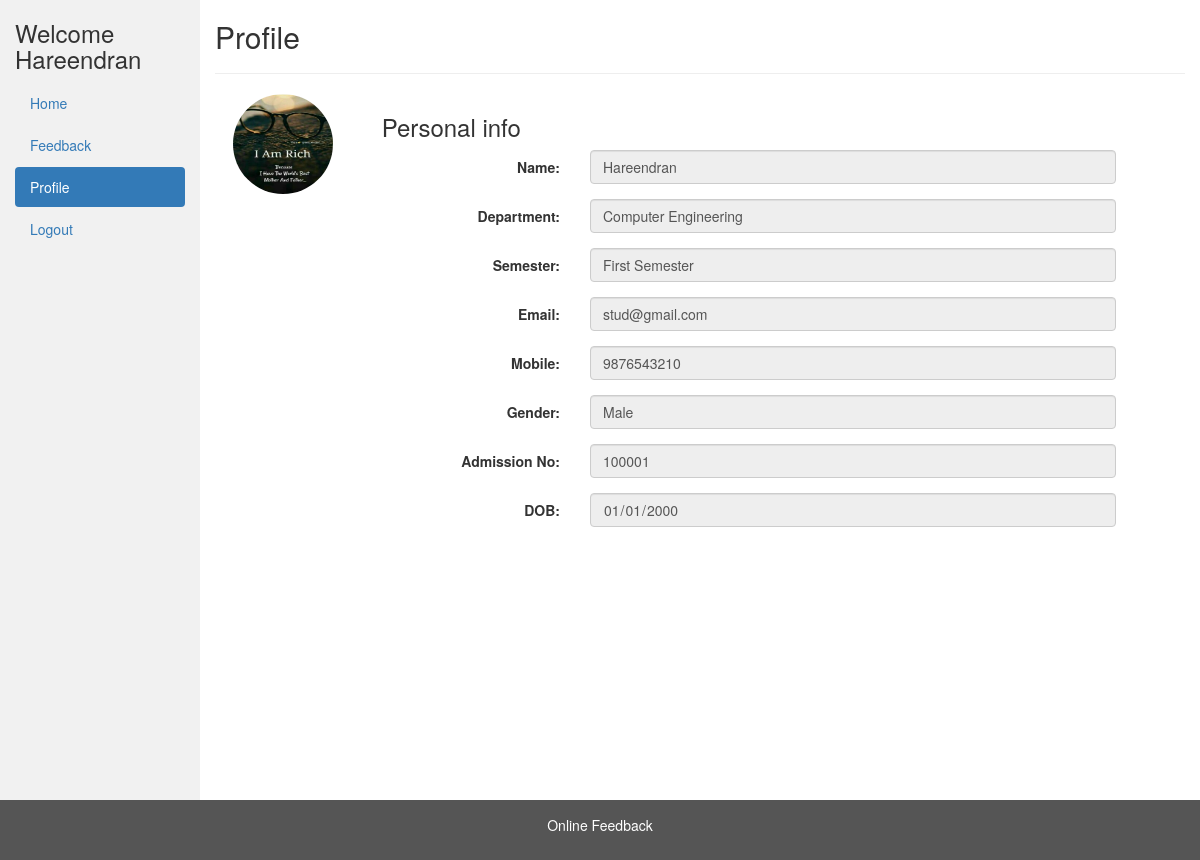
Page /student/student_profile.php?status=success (signed in) on the committed database.
### tables this page shows
CREATE TABLE IF NOT EXISTS `student` (
  `id` int(11) NOT NULL AUTO_INCREMENT,
  `name` char(40) NOT NULL,
  `gender` int(11) NOT NULL,
  `email` varchar(40) NOT NULL,
  `mobile` bigint(11) NOT NULL,
  `department_id` int(11) NOT NULL,
  `semester_id` int(10) NOT NULL,
  `image` varchar(50) NOT NULL DEFAULT '../img/no_image.jpg',
  `dob` date NOT NULL,
  `regid` int(11) NOT NULL,
  `feedback_submitted` int(11) NOT NULL DEFAULT 0,
  PRIMARY KEY (`id`),
  UNIQUE KEY `regid` (`regid`)
);

CREATE TABLE IF NOT EXISTS `department` (
  `id` int(11) NOT NULL,
  `name` varchar(250) NOT NULL,
  PRIMARY KEY (`id`)
);

CREATE TABLE IF NOT EXISTS `semester` (
  `id` int(11) NOT NULL,
  `name` varchar(250) NOT NULL,
  PRIMARY KEY (`id`)
);

### student/student_profile.php (the view, shortened to what this page needs)
<?php
include_once '../database/dbconfig.php';
$user_id = $_SESSION['login_user_id'];
$sql = "SELECT * FROM `student` WHERE `id` = ".$user_id;
$result_query = mysqli_query($conn, $sql);
$row = mysqli_fetch_array($result_query);
$name = $row['name'];
$department_id = $row['department_id'];
$dep_sql = "SELECT * FROM `department` WHERE `id` = " . $department_id;
$dep_result = mysqli_query($conn, $dep_sql);
$dep_row = mysqli_fetch_array($dep_result);
$department = $dep_row['name'];
$semester_id = $row['semester_id'];
$sem_sql = "SELECT * FROM `semester` WHERE `id` = " . $semester_id;
$sem_result = mysqli_query($conn, $sem_sql);
$sem_row = mysqli_fetch_array($sem_result);
$semester = $sem_row['name'];
$email = $row['email'];
$mobile = $row['mobile'];
$gender = $row['gender'];
$regid = $row['regid'];
$dob = $row['dob'];
$image = $row['image'];
?>
<!DOCTYPE html>
<html lang="en">
<head>
  <link rel="stylesheet" href="../css/bootstrap-3.4.1.min.css">
</head>
<body>
  <div class="container-fluid">
    <div class="row content">
      <div class="col-sm-2 sidenav">
        <h3>Welcome <?php echo $name; ?></h3>
        <ul class="nav nav-pills nav-stacked">
          <li><a href="student_dashboard.php">Home</a></li>
          <li><a href="feedback.php">Feedback</a></li>
          <li class="active"><a href="student_profile.php">Profile</a></li>
          <li><a href="../logout.php">Logout</a></li>
        </ul><br>
      </div>
      <div class="col-sm-10">
        <h2>Profile</h2>
        <hr>
        <div class="row">
          <form class="form-horizontal" method="post" action="profile_update.php" enctype="multipart/form-data">
            <div class="col-md-2">
              <div class="text-center">
                <img src=<?php echo $image ?> class="avatar img-circle" alt="avatar"
                  style="height: 100px; width: 100px;">
              </div>
            </div>
            <div class="col-md-10 personal-info">
              <h3>Personal info</h3>
              <div class="form-group">
                <label class="col-lg-3 control-label">Name:</label>
                <div class="col-lg-8">
                  <input name="name" class="form-control" readonly required="required" type="text" value="<?php echo $name ?>">
                </div>
              </div>
              <div class="form-group">
                <label class="col-lg-3 control-label">Department:</label>
                <div class="col-lg-8">
                  <input name="department" class="form-control" readonly required="required" type="text"
                    value="<?php echo $department ?>">
                </div>
              </div>
              <div class="form-group">
                <label class="col-lg-3 control-label">Semester:</label>
                <div class="col-lg-8">
                  <input name="semester" class="form-control" readonly required="required" type="text"
                    value="<?php echo $semester ?>">
                </div>
              </div>
              <div class="form-group">
                <label class="col-lg-3 control-label">Email:</label>
                <div class="col-lg-8">
                  <input name="email" class="form-control" readonly required="required" type="email"
                    value="<?php echo $email ?>">
                </div>
              </div>
              <div class="form-group">
                <label class="col-lg-3 control-label">Mobile:</label>
                <div class="col-lg-8">
                  <input name="mobile" class="form-control" readonly required="required" type="text"
                    value="<?php echo $mobile ?>">
                </div>
              </div>
              <div class="form-group">
                <label class="col-lg-3 control-label">Gender:</label>
                <div class="col-lg-8">
                  <input name="gender" class="form-control" readonly required="required" type="text"
                    value="<?php
                             if($gender == 1) echo "Male";
                             else echo "Female";
                            ?>">
                </div>
              </div>
              <div class="form-group">
                <label class="col-md-3 control-label">Admission No:</label>
                <div class="col-md-8">
                  <input name="regid" class="form-control" readonly required="required" type="text"
                    value="<?php echo $regid ?>">
                </div>
              </div>
              <div class="form-group">
                <label class="col-md-3 control-label">DOB:</label>
                <div class="col-md-8">
                  <input name="dob" class="form-control" readonly required="required" type="date" value=<?php echo $dob ?>>
                </div>
              </div>
          </form>
        </div>
      </div>
    </div>
  </div>
  <footer class="container-fluid">
    <center>
      <p>Online Feedback</p>
    </center>
  </footer>
</body>
</html>

### student/student_profile.php (style rules this page uses)
.row.content { height: 800px }
.sidenav { background-color: #f1f1f1; height: 100%; }
footer { background-color: #555; color: white; padding: 15px; }

### rows in the picture
student: name "Hareendran", image (picture), email "stud@gmail.com", mobile "9876543210", gender "Male", regid "100001", dob "01/01/2000"
department: department "Computer Engineering"
semester: semester "First Semester"
